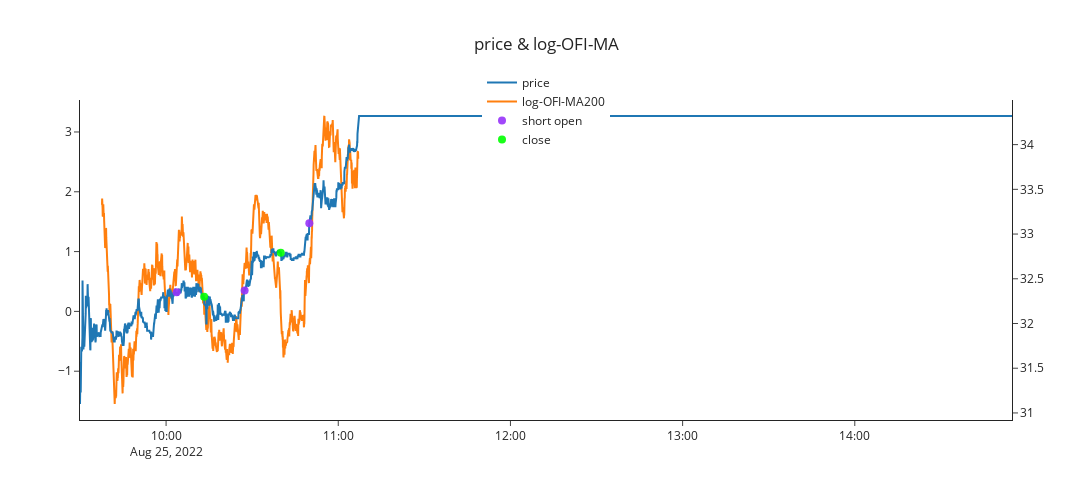

The code cell stored with this chart in its notebook:
### Code cell
'''
rgba颜色对照表
https://wenku.baidu.com/view/41c91c5b24284b73f242336c1eb91a37f0113257.html
plotly绘制散点图
https://www.yisu.com/zixun/168081.html
'''

x_values = df_signal.reset_index()['index'].apply(str)
# x_values = [i for i in range(len(df_signal))]
trace1 = go.Scatter(
    x=x_values,
    y=df_signal['price'].loc[f'{start_date_formatted} 09:30:00':f'{end_date_formatted} 14:55:00'],
    name='price',
    xaxis='x', 
    yaxis='y2',#标明设置一个不同于trace1的一个坐标轴
    mode = 'lines'
)

trace2 = go.Scatter(
    x=x_values,
    y=df_signal['log-OFI-MA200'].loc[f'{start_date_formatted} 09:30:00':f'{end_date_formatted} 14:55:00'],
    name='log-OFI-MA200',
    mode = 'lines'
)


trace_long = go.Scatter(
    x = df_trade_long.index,
    y = df_trade_long['price'],
    xaxis='x', 
    yaxis='y2',#标明设置一个不同于trace1的一个坐标轴
    name = 'long open',
    mode = 'markers',
    marker = dict(
    size = 8, # 设置点的宽度
    color = 'rgba(227, 23, 13, .9)'), #红色
    )

trace_short = go.Scatter(
    x = df_trade_short.index,
    y = df_trade_short['price'],
    xaxis='x', 
    yaxis='y2',#标明设置一个不同于trace1的一个坐标轴
    name = 'short open',
    mode = 'markers',
    marker = dict(
    size =8, # 设置点的宽度
    color = 'rgba(151, 51, 250, .9)'), #紫色
    )

trace_close = go.Scatter(
    x = df_trade_close.index,
    y = df_trade_close['price'],
    xaxis='x', 
    yaxis='y2',#标明设置一个不同于trace1的一个坐标轴
    name = 'close',
    mode = 'markers',
    marker = dict(
    size = 8, # 设置点的宽度
    color = 'rgba(0, 255, 0, .9)'), #绿色
    )

data = [trace1,trace2,trace_long,trace_short,trace_close]
layout = go.Layout({"template": 'simple_white',
                   "title":{"text": 'price & log-OFI-MA', "x": 0.5}, 
                   "xaxis":{"title": {"text": None}, "tickformat": ''},
                   "yaxis":{"title": {"text": ""}},
                   "yaxis2": {'anchor': 'x', "overlaying": 'y', "side": 'right'}, #设置坐标轴的格式，一般次坐标轴在右侧
                   "legend":{"title": {"text": ""}, "x": 0.9, "y": 1.1},
                   "width": 1200,
                   "height": 500})

fig = go.Figure(data=data, layout=layout)
fig.update_layout(legend=dict(
    yanchor="top",
    # y=0.99,
    xanchor="center",
    x=0.5,
    # bgcolor="LightSteelBlue",
    # bordercolor="Black",
))
fig.show()

### Figure 1 — Plotly figure (JSON) as saved in the notebook; plotly's stock layout.template omitted (floating-point values rounded to 4 significant figures; data arrays with more than 128 entries replaced by an {"elided": "..."} marker saying what was removed)
{"data": [{"mode": "lines", "name": "price", "type": "scatter", "x": {"elided": "2955 str values"}, "xaxis": "x", "y": {"elided": "2955 float values"}, "yaxis": "y2"}, {"mode": "lines", "name": "log-OFI-MA200", "type": "scatter", "x": {"elided": "2955 str values"}, "y": {"elided": "2955 float values"}}, {"marker": {"color": "rgba(227, 23, 13, .9)", "size": 8}, "mode": "markers", "name": "long open", "type": "scatter", "x": [], "xaxis": "x", "y": [], "yaxis": "y2"}, {"marker": {"color": "rgba(151, 51, 250, .9)", "size": 8}, "mode": "markers", "name": "short open", "type": "scatter", "x": ["2022-08-25T10:03:40", "2022-08-25T10:27:22", "2022-08-25T10:49:55"], "xaxis": "x", "y": [32.35, 32.37, 33.12], "yaxis": "y2"}, {"marker": {"color": "rgba(0, 255, 0, .9)", "size": 8}, "mode": "markers", "name": "close", "type": "scatter", "x": ["2022-08-25T10:13:16", "2022-08-25T10:39:58"], "xaxis": "x", "y": [32.3, 32.79], "yaxis": "y2"}], "layout": {"height": 500, "legend": {"title": {"text": ""}, "x": 0.5, "xanchor": "center", "y": 1.1, "yanchor": "top"}, "title": {"text": "price & log-OFI-MA", "x": 0.5}, "width": 1200, "xaxis": {"tickformat": ""}, "yaxis": {"title": {"text": ""}}, "yaxis2": {"anchor": "x", "overlaying": "y", "side": "right"}}}
